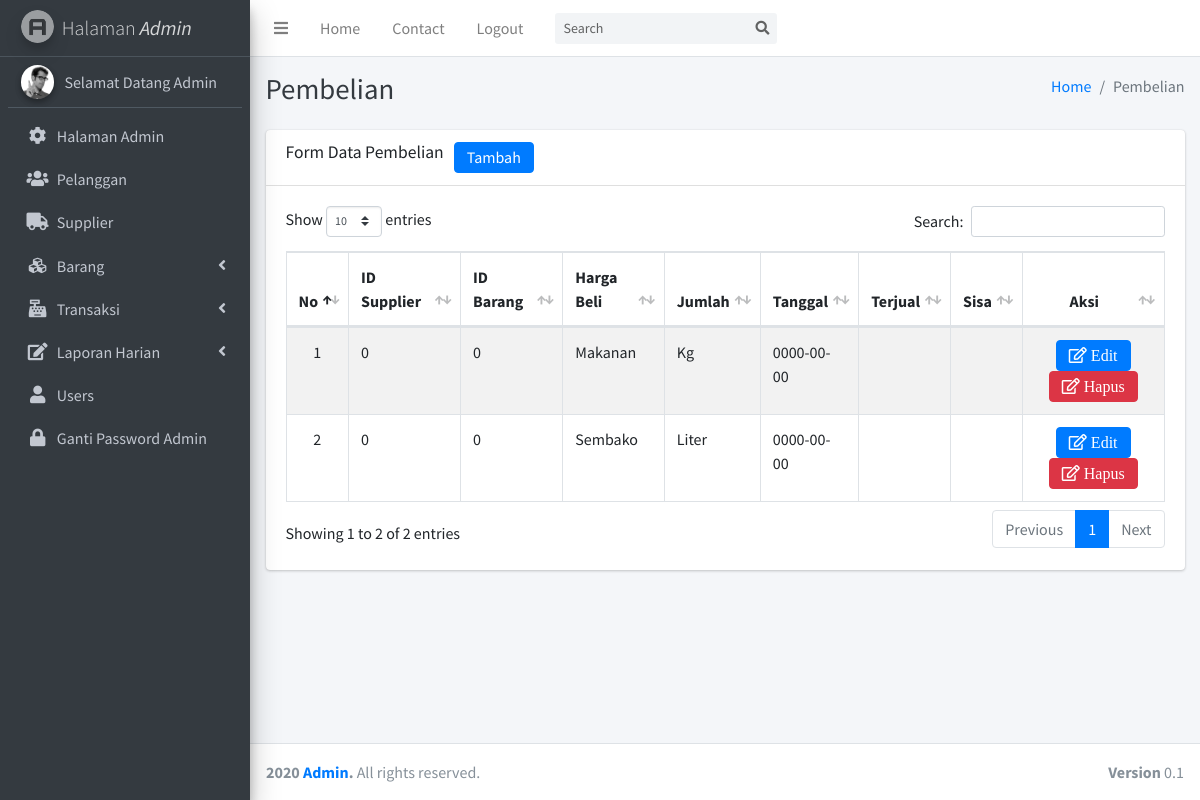
Page /index.php?page=pembelian (signed in) on the committed database.
### tables this page shows
CREATE TABLE `pembelian` (
  `id` int(11) NOT NULL,
  `supplier_id` int(11) NOT NULL,
  `barang_id` int(11) NOT NULL,
  `harga_beli` varchar(200) NOT NULL,
  `jumlah` varchar(100) NOT NULL,
  `tanggal` date NOT NULL,
  `terjual` varchar(200) NOT NULL,
  `sisa` varchar(200) NOT NULL
);

### page/pembelian.php (the view, shortened to what this page needs)
  <div class="content-wrapper">
    <div class="content-header">
      <div class="container-fluid">
        <div class="row mb-2">
          <div class="col-sm-6">
            <h1 class="m-0 text-dark">Pembelian</h1>
          </div>
          <div class="col-sm-6">
            <ol class="breadcrumb float-sm-right">
              <li class="breadcrumb-item"><a href="index.php">Home</a></li>
              <li class="breadcrumb-item active">Pembelian</li>
            </ol>
          </div>
        </div>
      </div>
    </div>
    <section class="content">
      <div class="container-fluid">
    <section class="content">
      <div class="row">
        <div class="col-12">
          <div class="card">
            <div class="card-header">
              <h3 class="card-title">Form Data Pembelian</h3>
              <a class="btn btn-primary"
              style="margin-left: 10px;line-height: 17px;" href="?page=tambah_pembelian">Tambah</a>
            </div>
            <div class="card-body">
              <table id="example1" class="table table-bordered table-striped">
                <thead>
                <tr>
                  <th style="width: 15px; text-align: center;">No</th>
                  <th>ID Supplier</th>
                  <th>ID Barang</th>
                  <th>Harga Beli</th>
                  <th>Jumlah</th>
                  <th>Tanggal</th>
                  <th>Terjual</th>
                  <th>Sisa</th>
                  <th style="text-align: center;">Aksi</th>
                </tr>
                </thead>
                <tbody>
                <?php
                $sql = mysqli_query($koneksi, "SELECT * FROM pembelian ORDER BY id ASC") or die(mysqli_error($koneksi));
                if(mysqli_num_rows($sql) > 0){
                  $no = 1;
                  while($data = mysqli_fetch_assoc($sql)){
                    echo '
                    <tr>
                      <td style="width: 15px; text-align: center;">'.$no.'</td>
                      <td>'.$data['supplier_id'].'</td>
                      <td>'.$data['barang_id'].'</td>
                      <td>'.$data['harga_beli'].'</td>
                      <td>'.$data['jumlah'].'</td>
                      <td>'.$data['tanggal'].'</td>
                      <td>'.$data['terjual'].'</td>
                      <td>'.$data['sisa'].'</td>
                      <td style="text-align: center;">
                        <a href="index.php?page=edit_pembelian&id='.$data['id'].'" class="btn btn-primary fa fa-edit" style="line-height: 17px;"> Edit</a>
                        <a href="index.php?page=hapus_pembelian&id='.$data['id'].'" class="btn btn-danger fa fa-edit" style="line-height: 17px;" onclick="return confirm(\'Yakin ingin menghapus data ini?\')"> Hapus</a>
                      </td>
                    </tr>
                    ';
                    $no++;
                  }
                }else{
                  echo '
                  <tr>
                    <td colspan="6">Tidak ada data.</td>
                  </tr>
                  ';
                }
                ?>
              </table>
            </div>
          </div>
        </div>
      </div>
    </section>
  </div>
</div>
    </div>

### rows in the picture
pembelian: supplier "0", barang "0", harga_beli "Makanan", jumlah "Kg", tanggal "0000-00-00"
pembelian: supplier "0", barang "0", harga_beli "Sembako", jumlah "Liter", tanggal "0000-00-00"

### other values in the picture
$_SESSION['user_level'] "Admin"
